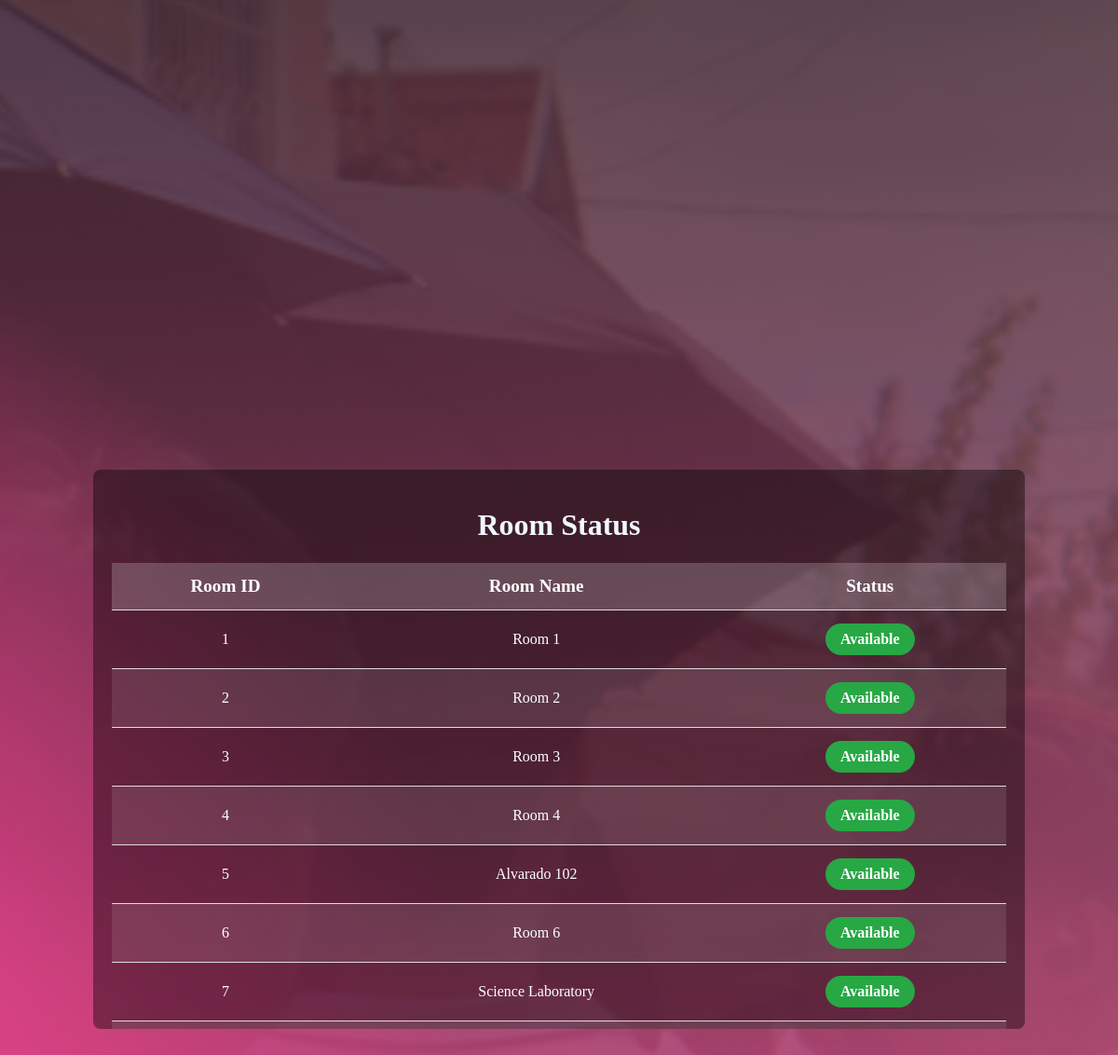
Screenshot of /roomStatus.php (signed in) with the database file from the repository.
### tables this page shows
CREATE TABLE `rooms` (
  `id` int(11) NOT NULL,
  `name` varchar(50) DEFAULT NULL,
  `status` enum('available','occupied') DEFAULT 'available'
);

### roomStatus.php (the view, shortened to what this page needs)
<?php
include 'connect.php';
$role = $_SESSION['role'];
$roomsSql = "SELECT * FROM rooms";
$roomsResult = $conn->query($roomsSql);
?>
<!DOCTYPE html>
<html lang="en">
<head>
    <link rel="stylesheet" href="CSS/rooms.css">
</head>
<body data-role="<?php echo $role; ?>">
    <div class="box">
        <h1 class="head">Room Status</h1>
        <table>
            <thead>
                <tr>
                    <th>Room ID</th>
                    <th>Room Name</th>
                    <th>Status</th>
                </tr>
            </thead>
            <tbody id="room-table-body">
                <?php while ($row = $roomsResult->fetch_assoc()) { ?>
                <tr>
                    <td><?php echo $row['id']; ?></td>
                    <td><?php echo htmlspecialchars($row['name']); ?></td>
                    <td>
                        <span class="status-pill <?php echo $row['status'] === 'occupied' ? 'occupied' : 'available'; ?>">
                            <?php echo $row['status'] === 'occupied' ? 'Occupied' : 'Available'; ?>
                        </span>
                    </td>
                </tr>
                <?php } ?>
            </tbody>
        </table>
    </div>
</body>
</html>

### CSS/rooms.css (style rules this page uses)
body { background-image: url(background/background_home.png); background-size: cover; display: flex; justify-content: center; align-items: center; height: 100vh; margin: 0; color: aliceblue; }
.head { text-align: center; }
.box { height: 600px; width: 1000px; background-color: rgba(0, 0, 0, 0.4); padding: 20px; box-sizing: border-box; overflow-y: auto; border-radius: 8px; scrollbar-color: #333; }

### roomStatus.php (style rules this page uses)
table { width: 100%; border-collapse: collapse; color: #fff; margin-top: 20px; }
th, td { padding: 14px; text-align: center; border-bottom: 1px solid #ddd; }
th { background-color: rgba(255, 255, 255, 0.2); font-size: 1.2rem; }
tr:nth-child(even) { background-color: rgba(255, 255, 255, 0.1); }
.status-pill { padding: 8px 16px; border-radius: 20px; font-weight: bold; color: white; display: inline-block; }
.available { background-color: #28a745; }

### rows the page displays
rooms: id "1", name "Room 1", status "Available"
rooms: id "2", name "Room 2", status "Available"
rooms: id "3", name "Room 3", status "Available"
rooms: id "4", name "Room 4", status "Available"
rooms: id "5", name "Alvarado 102", status "Available"
rooms: id "6", name "Room 6", status "Available"
rooms: id "7", name "Science Laboratory", status "Available"
